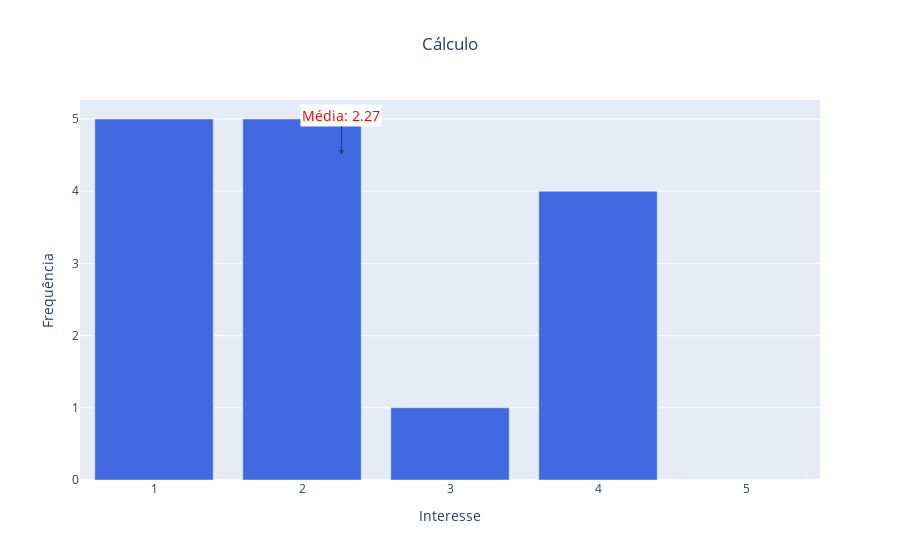
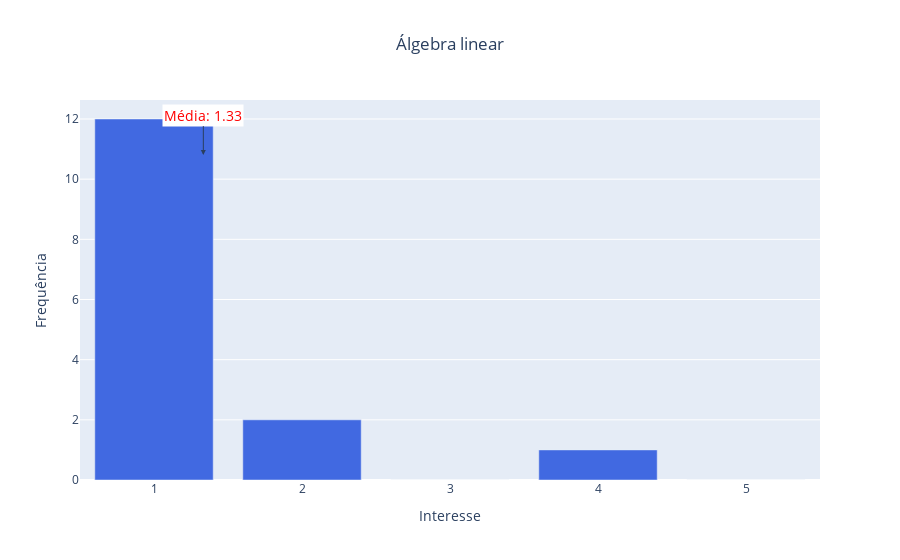
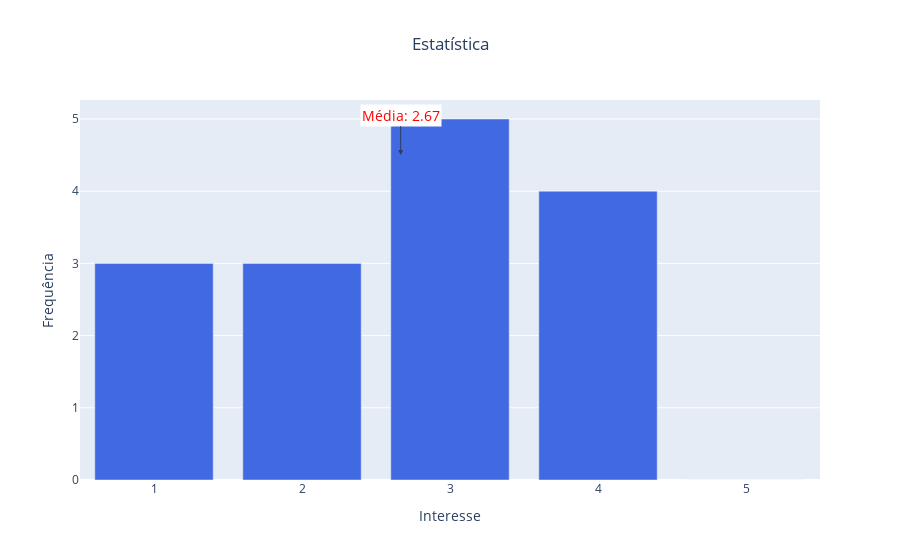
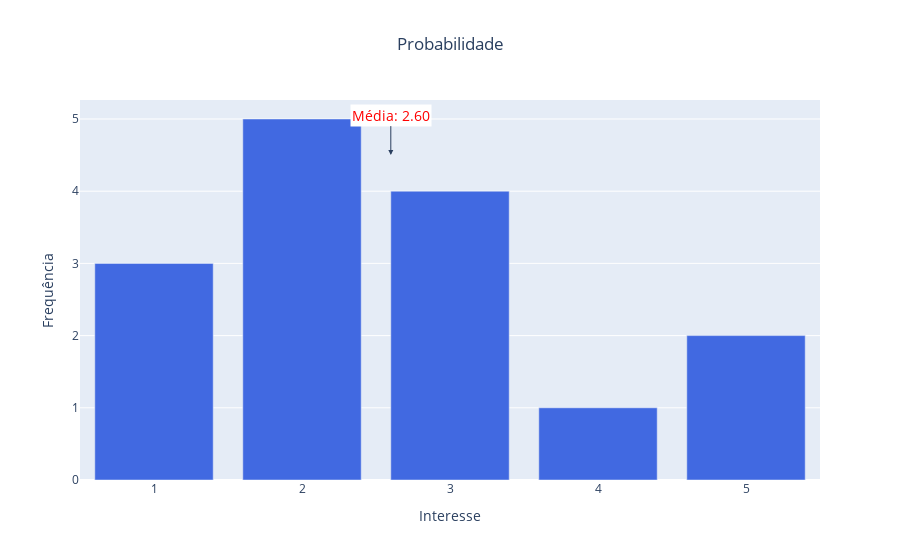

Source (notebook cell) for these figures, in order:
### Code cell
# O código abaixo gera, exibe e guarda uma série de gráficos de barras que visualizam a distribuição dos níveis de competência
# dos membros que pretendem continuar ativos.

bar_charts_competencias = []
for column in df_ativos_competencias.iloc[:, 1:].columns:
    # Cria a série de valores.
    serie = df_ativos_competencias[column]
    
    # Calcula a média dos valores.
    media = serie.mean()
     
    # Conta a frequência de cada valor.
    frequencias = serie.value_counts().reindex([1.0, 2.0, 3.0, 4.0, 5.0], fill_value=0)
    
    # Cria o gráfico e adiciona à lista.
    fig = criar_grafico_barras(frequencias, f"{column}", "Interesse", "Frequência", media)
    bar_charts_competencias.append(fig)
    
    # Exibe o gráfico
    fig.show()

### Figure 1 — Plotly figure (JSON) as saved in the notebook; plotly's stock layout.template omitted (floating-point values rounded to 4 significant figures)
{"data": [{"marker": {"color": "royalblue"}, "type": "bar", "x": [1, 2, 3, 4, 5], "y": [5, 5, 1, 4, 0]}], "layout": {"annotations": [{"arrowhead": 2, "ax": 0, "ay": -40, "bgcolor": "white", "font": {"color": "red", "size": 14}, "showarrow": true, "text": "Média: 2.27", "x": 2.267, "y": 4.5}], "title": {"text": "Cálculo", "x": 0.5, "xanchor": "center"}, "xaxis": {"title": {"text": "Interesse"}}, "yaxis": {"title": {"text": "Frequência"}}}}

### Figure 2 — Plotly figure (JSON) as saved in the notebook; plotly's stock layout.template omitted (floating-point values rounded to 4 significant figures)
{"data": [{"marker": {"color": "royalblue"}, "type": "bar", "x": [1, 2, 3, 4, 5], "y": [12, 2, 0, 1, 0]}], "layout": {"annotations": [{"arrowhead": 2, "ax": 0, "ay": -40, "bgcolor": "white", "font": {"color": "red", "size": 14}, "showarrow": true, "text": "Média: 1.33", "x": 1.333, "y": 10.8}], "title": {"text": "Álgebra linear", "x": 0.5, "xanchor": "center"}, "xaxis": {"title": {"text": "Interesse"}}, "yaxis": {"title": {"text": "Frequência"}}}}

### Figure 3 — Plotly figure (JSON) as saved in the notebook; plotly's stock layout.template omitted (floating-point values rounded to 4 significant figures)
{"data": [{"marker": {"color": "royalblue"}, "type": "bar", "x": [1, 2, 3, 4, 5], "y": [3, 3, 5, 4, 0]}], "layout": {"annotations": [{"arrowhead": 2, "ax": 0, "ay": -40, "bgcolor": "white", "font": {"color": "red", "size": 14}, "showarrow": true, "text": "Média: 2.67", "x": 2.667, "y": 4.5}], "title": {"text": "Estatística", "x": 0.5, "xanchor": "center"}, "xaxis": {"title": {"text": "Interesse"}}, "yaxis": {"title": {"text": "Frequência"}}}}

### Figure 4 — Plotly figure (JSON) as saved in the notebook; plotly's stock layout.template omitted (floating-point values rounded to 4 significant figures)
{"data": [{"marker": {"color": "royalblue"}, "type": "bar", "x": [1, 2, 3, 4, 5], "y": [3, 5, 4, 1, 2]}], "layout": {"annotations": [{"arrowhead": 2, "ax": 0, "ay": -40, "bgcolor": "white", "font": {"color": "red", "size": 14}, "showarrow": true, "text": "Média: 2.60", "x": 2.6, "y": 4.5}], "title": {"text": "Probabilidade", "x": 0.5, "xanchor": "center"}, "xaxis": {"title": {"text": "Interesse"}}, "yaxis": {"title": {"text": "Frequência"}}}}
